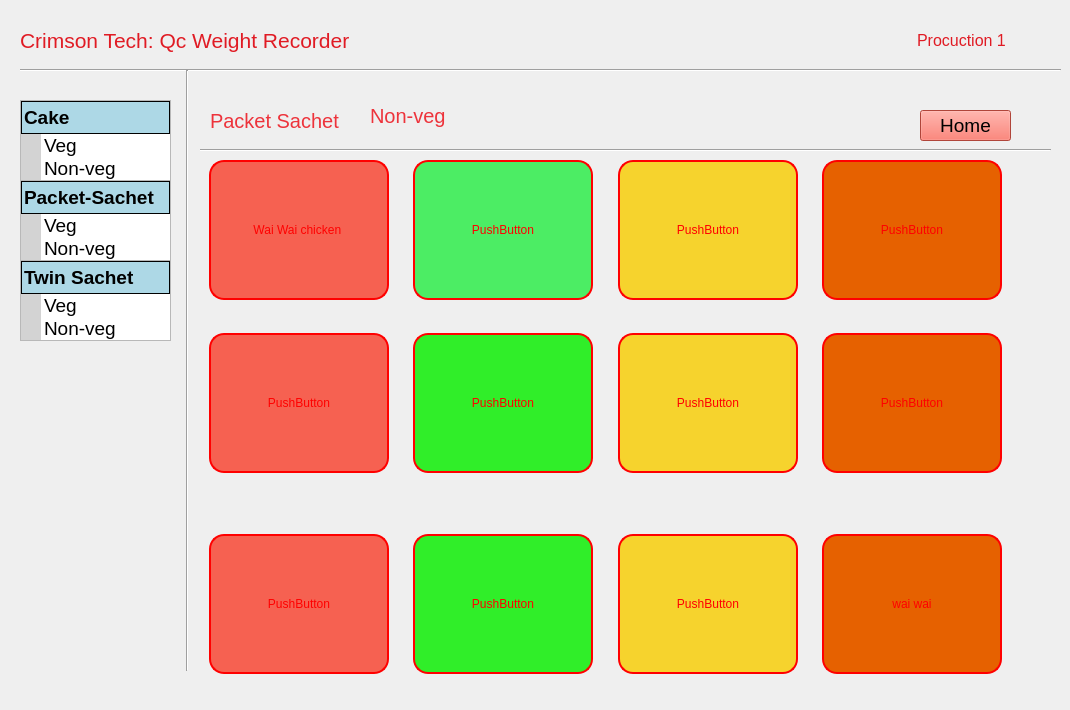
    <widget class="QWidget" name="item_page">
     <widget class="QFrame" name="frame">
      <property name="geometry">
       <rect>
        <x>20</x>
        <y>100</y>
        <width>151</width>
        <height>241</height>
       </rect>
      </property>
      <property name="frameShape">
       <enum>QFrame::StyledPanel</enum>
      </property>
      <property name="frameShadow">
       <enum>QFrame::Raised</enum>
      </property>
      <widget class="QTreeWidget" name="treeWidget">
       <property name="geometry">
        <rect>
         <x>0</x>
         <y>0</y>
         <width>151</width>
         <height>81</height>
        </rect>
       </property>
       <property name="font">
        <font>
         <pointsize>14</pointsize>
        </font>
       </property>
       <property name="styleSheet">
        <string notr="true">QTreeWidget::branch:has-siblings:!adjoins-item {
    background-color: lightgray;
}

QTreeWidget::branch:has-siblings:adjoins-item {
    background-color: lightgray;
}

QTreeWidget::branch:!has-children:!has-siblings:adjoins-item {
    background-color: lightgray;
}

QTreeWidget::branch:closed:has-children:has-siblings {
    background-color: lightgray;
}

QTreeWidget::branch:open:has-children:has-siblings {
    background-color: lightgray;
}

QHeaderView::section {
    background-color: lightblue;
    border: 1px solid black;
    padding: 2px;
}
</string>
       </property>
       <column>
        <property name="text">
         <string>Cake</string>
        </property>
        <property name="font">
         <font>
          <pointsize>14</pointsize>
          <weight>75</weight>
          <bold>true</bold>
         </font>
        </property>
       </column>
       <item>
        <property name="text">
         <string>Veg</string>
        </property>
       </item>
       <item>
        <property name="text">
         <string>Non-veg</string>
        </property>
       </item>
      </widget>
      <widget class="QTreeWidget" name="treeWidget_2">
       <property name="geometry">
        <rect>
         <x>0</x>
         <y>80</y>
         <width>151</width>
         <height>81</height>
        </rect>
       </property>
       <property name="font">
        <font>
         <pointsize>14</pointsize>
        </font>
       </property>
       <property name="styleSheet">
        <string notr="true">QTreeWidget::branch:has-siblings:!adjoins-item {
    background-color: lightgray;
}

QTreeWidget::branch:has-siblings:adjoins-item {
    background-color: lightgray;
}

QTreeWidget::branch:!has-children:!has-siblings:adjoins-item {
    background-color: lightgray;
}

QTreeWidget::branch:closed:has-children:has-siblings {
    background-color: lightgray;
}

QTreeWidget::branch:open:has-children:has-siblings {
    background-color: lightgray;
}

QHeaderView::section {
    background-color: lightblue;
    border: 1px solid black;
    padding: 2px;
}
</string>
       </property>
       <column>
        <property name="text">
         <string>Packet-Sachet</string>
        </property>
        <property name="font">
         <font>
          <pointsize>14</pointsize>
          <weight>75</weight>
          <bold>true</bold>
         </font>
        </property>
       </column>
       <item>
        <property name="text">
         <string>Veg</string>
        </property>
       </item>
       <item>
        <property name="text">
         <string>Non-veg</string>
        </property>
       </item>
      </widget>
      <widget class="QTreeWidget" name="treeWidget_3">
       <property name="geometry">
        <rect>
         <x>0</x>
         <y>160</y>
         <width>151</width>
         <height>81</height>
        </rect>
       </property>
       <property name="font">
        <font>
         <pointsize>14</pointsize>
        </font>
       </property>
       <property name="styleSheet">
        <string notr="true">QTreeWidget::branch:has-siblings:!adjoins-item {
    background-color: lightgray;
}

QTreeWidget::branch:has-siblings:adjoins-item {
    background-color: lightgray;
}

QTreeWidget::branch:!has-children:!has-siblings:adjoins-item {
    background-color: lightgray;
}

QTreeWidget::branch:closed:has-children:has-siblings {
    background-color: lightgray;
}

QTreeWidget::branch:open:has-children:has-siblings {
    background-color: lightgray;
}

QHeaderView::section {
    background-color: lightblue;
    border: 1px solid black;
    padding: 2px;
}
</string>
       </property>
       <column>
        <property name="text">
         <string>Twin Sachet</string>
        </property>
        <property name="font">
         <font>
          <pointsize>14</pointsize>
          <weight>75</weight>
          <bold>true</bold>
         </font>
        </property>
       </column>
       <item>
        <property name="text">
         <string>Veg</string>
        </property>
       </item>
       <item>
        <property name="text">
         <string>Non-veg</string>
        </property>
       </item>
      </widget>
     </widget>
     <widget class="QLabel" name="label_4">
      <property name="geometry">
       <rect>
        <x>340</x>
        <y>110</y>
        <width>21</width>
        <height>17</height>
       </rect>
      </property>
      <property name="text">
       <string/>
      </property>
      <property name="pixmap">
       <pixmap>../.designer/.designer/backup/Weight_counter_first/fugue-icons-3.5.6/icons/arrow-curve-000-left.png</pixmap>
      </property>
     </widget>
     <widget class="Line" name="line_3">
      <property name="geometry">
       <rect>
        <x>200</x>
        <y>140</y>
        <width>851</width>
        <height>20</height>
       </rect>
      </property>
      <property name="orientation">
       <enum>Qt::Horizontal</enum>
      </property>
     </widget>
     <widget class="QLabel" name="label_3">
      <property name="geometry">
       <rect>
        <x>210</x>
        <y>110</y>
        <width>131</width>
        <height>21</height>
       </rect>
      </property>
      <property name="font">
       <font>
        <pointsize>15</pointsize>
        <weight>50</weight>
        <bold>false</bold>
       </font>
      </property>
      <property name="styleSheet">
       <string notr="true">color: rgb(237, 51, 59);</string>
      </property>
      <property name="text">
       <string>Packet Sachet</string>
      </property>
     </widget>
     <widget class="Line" name="line">
      <property name="geometry">
       <rect>
        <x>20</x>
        <y>60</y>
        <width>1041</width>
        <height>20</height>
       </rect>
      </property>
      <property name="orientation">
       <enum>Qt::Horizontal</enum>
      </property>
     </widget>
     <widget class="QWidget" name="horizontalLayoutWidget_3">
      <property name="geometry">
       <rect>
        <x>20</x>
        <y>20</y>
        <width>991</width>
        <height>41</height>
       </rect>
      </property>
      <layout class="QHBoxLayout" name="horizontalLayout_3">
       <item>
        <widget class="QLabel" name="Title">
         <property name="font">
          <font>
           <pointsize>16</pointsize>
           <weight>50</weight>
           <bold>false</bold>
          </font>
         </property>
         <property name="styleSheet">
          <string notr="true">color: rgb(224, 27, 36);</string>
         </property>
         <property name="text">
          <string>Crimson Tech: Qc Weight Recorder</string>
         </property>
        </widget>
       </item>
       <item>
        <spacer name="horizontalSpacer_3">
         <property name="orientation">
          <enum>Qt::Horizontal</enum>
         </property>
         <property name="sizeHint" stdset="0">
          <size>
           <width>40</width>
           <height>20</height>
          </size>
         </property>
        </spacer>
       </item>
       <item>
        <widget class="QLabel" name="production_unit_2">
         <property name="font">
          <font>
           <pointsize>16</pointsize>
           <weight>50</weight>
           <bold>false</bold>
          </font>
         </property>
         <property name="styleSheet">
          <string notr="true">color:rgb(224, 27, 36)</string>
         </property>
         <property name="frameShadow">
          <enum>QFrame::Plain</enum>
         </property>
         <property name="text">
          <string>&lt;html&gt;&lt;head/&gt;&lt;body&gt;&lt;p align=&quot;justify&quot;&gt;&lt;span style=&quot; font-size:12pt;&quot;&gt;&lt;/span&gt;&lt;/p&gt;&lt;p align=&quot;justify&quot;&gt;&lt;span style=&quot; font-size:12pt;&quot;&gt;Procuction 1 &lt;/span&gt;&lt;/p&gt;&lt;/body&gt;&lt;/html&gt;</string>
         </property>
         <property name="textFormat">
          <enum>Qt::AutoText</enum>
         </property>
         <property name="scaledContents">
          <bool>true</bool>
         </property>
         <property name="alignment">
          <set>Qt::AlignCenter</set>
         </property>
        </widget>
       </item>
      </layout>
     </widget>
     <widget class="Line" name="line_2">
      <property name="geometry">
       <rect>
        <x>172</x>
        <y>70</y>
        <width>31</width>
        <height>601</height>
       </rect>
      </property>
      <property name="orientation">
       <enum>Qt::Vertical</enum>
      </property>
     </widget>
     <widget class="QLabel" name="Home_icon">
      <property name="geometry">
       <rect>
        <x>880</x>
        <y>110</y>
        <width>31</width>
        <height>31</height>
       </rect>
      </property>
      <property name="text">
       <string/>
      </property>
      <property name="pixmap">
       <pixmap>../.designer/.designer/backup/Weight_counter_first/fugue-icons-3.5.6/icons/application-home.png</pixmap>
      </property>
      <property name="scaledContents">
       <bool>true</bool>
      </property>
      <property name="alignment">
       <set>Qt::AlignCenter</set>
      </property>
     </widget>
     <widget class="QWidget" name="gridLayoutWidget">
      <property name="geometry">
       <rect>
        <x>200</x>
        <y>160</y>
        <width>811</width>
        <height>541</height>
       </rect>
      </property>
      <layout class="QGridLayout" name="gridLayout" rowstretch="0,0,0">
       <property name="sizeConstraint">
        <enum>QLayout::SetDefaultConstraint</enum>
       </property>
       <property name="leftMargin">
        <number>0</number>
       </property>
       <property name="topMargin">
        <number>0</number>
       </property>
       <property name="horizontalSpacing">
        <number>6</number>
       </property>
       <item row="0" column="1" alignment="Qt::AlignHCenter|Qt::AlignVCenter">
        <widget class="QPushButton" name="pushButton2">
         <property name="sizePolicy">
          <sizepolicy hsizetype="Preferred" vsizetype="Preferred">
           <horstretch>0</horstretch>
           <verstretch>0</verstretch>
          </sizepolicy>
         </property>
         <property name="minimumSize">
          <size>
           <width>180</width>
           <height>140</height>
          </size>
         </property>
         <property name="maximumSize">
          <size>
           <width>120</width>
           <height>90</height>
          </size>
         </property>
         <property name="sizeIncrement">
          <size>
           <width>9</width>
           <height>4</height>
          </size>
         </property>
         <property name="styleSheet">
          <string notr="true">QPushButton { color: red; background-color: rgb(76, 237, 100);
border-style: solid;
border-width: 2px;
border-radius: 15px;}
QPushButton:enabled { color: red }
QPushButton:hover { color: blue }</string>
         </property>
         <property name="text">
          <string>PushButton</string>
         </property>
         <property name="flat">
          <bool>true</bool>
         </property>
        </widget>
       </item>
       <item row="1" column="1" alignment="Qt::AlignHCenter|Qt::AlignVCenter">
        <widget class="QPushButton" name="pushButton6">
         <property name="minimumSize">
          <size>
           <width>180</width>
           <height>140</height>
          </size>
         </property>
         <property name="styleSheet">
          <string notr="true">QPushButton { color: red; background-color: rgb(48, 238, 41);
border-style: solid;
border-width: 2px;
border-radius: 15px;}
QPushButton:enabled { color: red }
QPushButton:hover { color: blue }</string>
         </property>
         <property name="text">
          <string>PushButton</string>
         </property>
        </widget>
       </item>
       <item row="2" column="3" alignment="Qt::AlignHCenter|Qt::AlignVCenter">
        <widget class="QPushButton" name="pushButton_12">
         <property name="sizePolicy">
          <sizepolicy hsizetype="Minimum" vsizetype="Fixed">
           <horstretch>0</horstretch>
           <verstretch>0</verstretch>
          </sizepolicy>
         </property>
         <property name="minimumSize">
          <size>
           <width>180</width>
           <height>140</height>
          </size>
         </property>
         <property name="styleSheet">
          <string notr="true">QPushButton { color: red; background-color: rgb(230, 97, 0);
border-style: solid;
border-width: 2px;
border-radius: 15px;}
QPushButton:enabled { color: red }
QPushButton:hover { color: blue }</string>
         </property>
         <property name="text">
          <string>wai wai</string>
         </property>
        </widget>
       </item>
       <item row="1" column="3" alignment="Qt::AlignHCenter|Qt::AlignVCenter">
        <widget class="QPushButton" name="pushButton8">
         <property name="minimumSize">
          <size>
           <width>180</width>
           <height>140</height>
          </size>
         </property>
         <property name="styleSheet">
          <string notr="true">QPushButton { color: red; background-color: rgb(230, 97, 0);
border-style: solid;
border-width: 2px;
border-radius: 15px;}
QPushButton:enabled { color: red }
QPushButton:hover { color: blue }</string>
         </property>
         <property name="text">
          <string>PushButton</string>
         </property>
        </widget>
       </item>
       <item row="2" column="1" alignment="Qt::AlignHCenter|Qt::AlignVCenter">
        <widget class="QPushButton" name="pushButton_10">
         <property name="minimumSize">
          <size>
           <width>180</width>
           <height>140</height>
          </size>
         </property>
         <property name="styleSheet">
          <string notr="true">QPushButton { color: red; background-color: rgb(48, 238, 41);
border-style: solid;
border-width: 2px;
border-radius: 15px;}
QPushButton:enabled { color: red }
QPushButton:hover { color: blue }</string>
         </property>
         <property name="text">
          <string>PushButton</string>
         </property>
        </widget>
       </item>
       <item row="1" column="0" alignment="Qt::AlignHCenter|Qt::AlignVCenter">
        <widget class="QPushButton" name="pushButton5">
         <property name="minimumSize">
          <size>
           <width>180</width>
           <height>140</height>
          </size>
         </property>
         <property name="styleSheet">
          <string notr="true">QPushButton { color: red; background-color: rgb(246, 97, 81);
border-style: solid;
border-width: 2px;
border-radius: 15px;}
QPushButton:enabled { color: red }
QPushButton:hover { color: blue }</string>
         </property>
         <property name="text">
          <string>PushButton</string>
         </property>
        </widget>
       </item>
       <item row="0" column="3" alignment="Qt::AlignHCenter|Qt::AlignVCenter">
        <widget class="QPushButton" name="pushButton4">
         <property name="minimumSize">
          <size>
           <width>180</width>
           <height>140</height>
          </size>
         </property>
         <property name="styleSheet">
          <string notr="true">QPushButton { color: red; background-color: rgb(230, 97, 0);
border-style: solid;
border-width: 2px;
border-radius: 15px;}
QPushButton:enabled { color: red }
QPushButton:hover { color: blue }</string>
         </property>
         <property name="text">
          <string>PushButton</string>
         </property>
        </widget>
       </item>
       <item row="1" column="2" alignment="Qt::AlignHCenter|Qt::AlignVCenter">
        <widget class="QPushButton" name="pushButton7">
         <property name="minimumSize">
          <size>
           <width>180</width>
           <height>140</height>
          </size>
         </property>
         <property name="styleSheet">
          <string notr="true">QPushButton { color: red; background-color: rgb(246, 211, 45);
border-style: solid;
border-width: 2px;
border-radius: 15px;}
QPushButton:enabled { color: red }
QPushButton:hover { color: blue }</string>
         </property>
         <property name="text">
          <string>PushButton</string>
         </property>
        </widget>
       </item>
       <item row="0" column="0" alignment="Qt::AlignHCenter|Qt::AlignVCenter">
        <widget class="QPushButton" name="pushButton1">
         <property name="enabled">
          <bool>true</bool>
         </property>
         <property name="sizePolicy">
          <sizepolicy hsizetype="Expanding" vsizetype="Fixed">
           <horstretch>0</horstretch>
           <verstretch>0</verstretch>
          </sizepolicy>
         </property>
         <property name="minimumSize">
          <size>
           <width>180</width>
           <height>140</height>
          </size>
         </property>
         <property name="sizeIncrement">
          <size>
           <width>200</width>
           <height>200</height>
          </size>
         </property>
         <property name="baseSize">
          <size>
           <width>50</width>
           <height>50</height>
          </size>
         </property>
         <property name="styleSheet">
          <string notr="true">QPushButton { color: red; background-color: rgb(246, 97, 81);
border-style: solid;
border-width: 2px;
border-radius: 15px;}
QPushButton:enabled { color: red }
QPushButton:hover { color: blue }

</string>
         </property>
         <property name="text">
          <string>Wai Wai chicken </string>
         </property>
        </widget>
       </item>
       <item row="2" column="2" alignment="Qt::AlignHCenter|Qt::AlignVCenter">
        <widget class="QPushButton" name="pushButton_11">
         <property name="minimumSize">
          <size>
           <width>180</width>
           <height>140</height>
          </size>
         </property>
         <property name="styleSheet">
          <string notr="true">QPushButton { color: red; background-color: rgb(246, 211, 45);
border-style: solid;
border-width: 2px;
border-radius: 15px;}
QPushButton:enabled { color: red }
QPushButton:hover { color: blue }</string>
         </property>
         <property name="text">
          <string>PushButton</string>
         </property>
        </widget>
       </item>
       <item row="2" column="0" alignment="Qt::AlignHCenter|Qt::AlignVCenter">
        <widget class="QPushButton" name="pushButton9">
         <property name="minimumSize">
          <size>
           <width>180</width>
           <height>140</height>
          </size>
         </property>
         <property name="styleSheet">
          <string notr="true">QPushButton { color: red; background-color: rgb(246, 97, 81);
border-style: solid;
border-width: 2px;
border-radius: 15px;}
QPushButton:enabled { color: red }
QPushButton:hover { color: blue }</string>
         </property>
         <property name="text">
          <string>PushButton</string>
         </property>
        </widget>
       </item>
       <item row="0" column="2" alignment="Qt::AlignHCenter">
        <widget class="QPushButton" name="pushButton3">
         <property name="minimumSize">
          <size>
           <width>180</width>
           <height>140</height>
          </size>
         </property>
         <property name="styleSheet">
          <string notr="true">QPushButton { color: red; background-color: rgb(246, 211, 45) ;
border-style: solid;
border-width: 2px;
border-radius: 15px;}
QPushButton:enabled { color: red }
QPushButton:hover { color: blue }</string>
         </property>
         <property name="text">
          <string>PushButton</string>
         </property>
        </widget>
       </item>
      </layout>
     </widget>
     <widget class="QLabel" name="label_5">
      <property name="geometry">
       <rect>
        <x>370</x>
        <y>100</y>
        <width>81</width>
        <height>31</height>
       </rect>
      </property>
      <property name="font">
       <font>
        <pointsize>15</pointsize>
       </font>
      </property>
      <property name="styleSheet">
       <string notr="true">color: rgb(237, 51, 59);</string>
      </property>
      <property name="text">
       <string>Non-veg</string>
      </property>
     </widget>
     <widget class="QPushButton" name="Home_btn1">
      <property name="geometry">
       <rect>
        <x>920</x>
        <y>110</y>
        <width>91</width>
        <height>31</height>
       </rect>
      </property>
      <property name="font">
       <font>
        <pointsize>14</pointsize>
       </font>
      </property>
      <property name="styleSheet">
       <string notr="true">background-color: rgb(246, 97, 81);</string>
      </property>
      <property name="text">
       <string>Home</string>
      </property>
     </widget>
    </widget>
